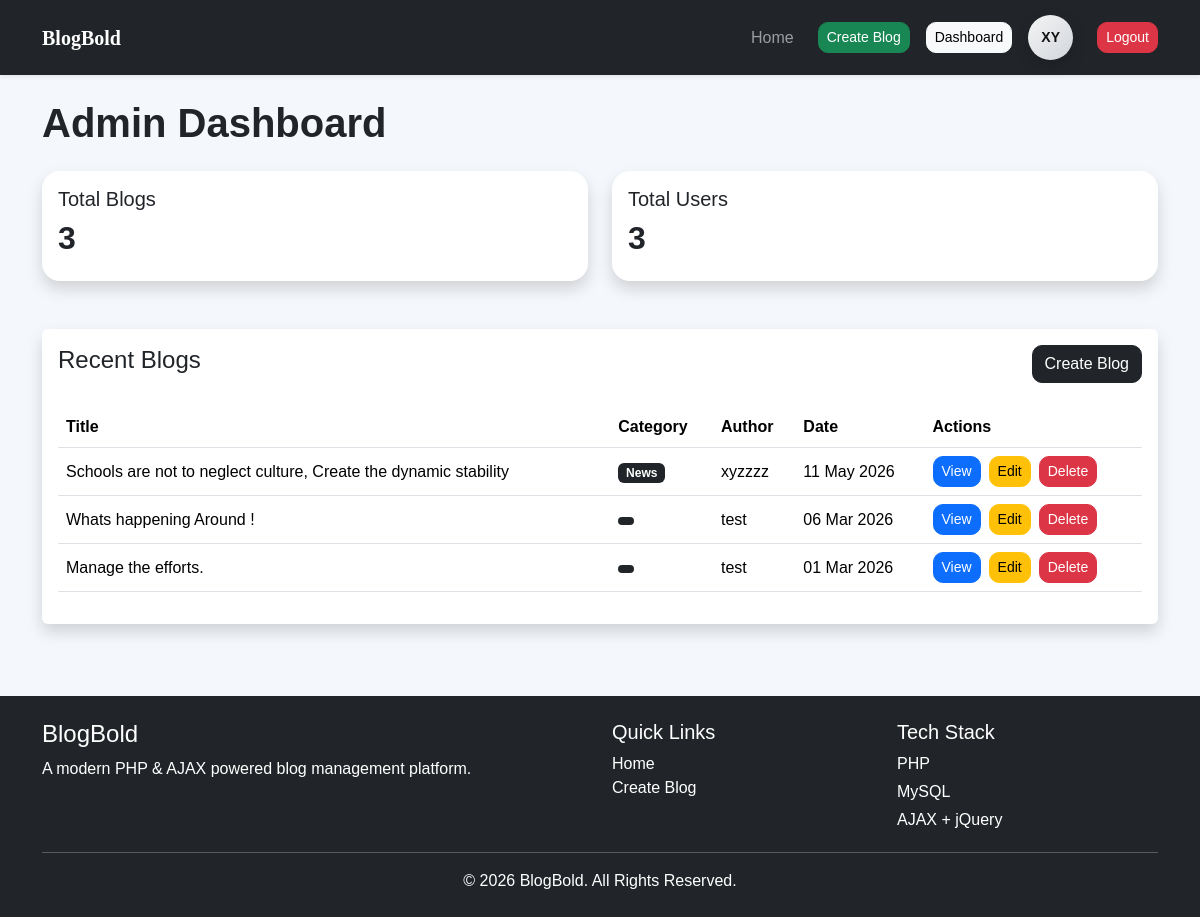
The page /admin/dashboard.php (signed in) on the database its author committed.
### tables this page shows
CREATE TABLE `posts` (
  `id` int(11) NOT NULL,
  `user_id` int(11) DEFAULT NULL,
  `title` varchar(255) DEFAULT NULL,
  `category` varchar(100) DEFAULT NULL,
  `image` varchar(255) DEFAULT NULL,
  `content` text DEFAULT NULL,
  `created_at` timestamp NOT NULL DEFAULT current_timestamp()
);

CREATE TABLE `users` (
  `id` int(11) NOT NULL,
  `name` varchar(100) DEFAULT NULL,
  `email` varchar(100) DEFAULT NULL,
  `password` varchar(255) DEFAULT NULL,
  `created_at` timestamp NOT NULL DEFAULT current_timestamp()
);

### admin/dashboard.php (the view, shortened to what this page needs)
<?php
require "../config/database.php";
include "../includes/header.php";
$totalPosts = $pdo->query("
SELECT COUNT(*) FROM posts
")->fetchColumn();
$totalUsers = $pdo->query("
SELECT COUNT(*) FROM users
")->fetchColumn();
$recentPosts = $pdo->query("
SELECT posts.*, users.name
FROM posts
JOIN users ON posts.user_id = users.id
ORDER BY posts.created_at DESC
LIMIT 5
")->fetchAll(PDO::FETCH_ASSOC);
?>
<h1 class="mb-4 page-title">
Admin Dashboard
</h1>
<div class="row g-4 mb-5">
<div class="col-md-6">
<div class="card shadow border-0 dashboard-card">
<div class="card-body">
<h5>Total Blogs</h5>
<h2 class="fw-bold">
<?= $totalPosts ?>
</h2>
</div>
</div>
</div>
<div class="col-md-6">
<div class="card shadow border-0 dashboard-card">
<div class="card-body">
<h5>Total Users</h5>
<h2 class="fw-bold">
<?= $totalUsers ?>
</h2>
</div>
</div>
</div>
</div>
<div class="card shadow border-0">
<div class="card-body">
<div class="d-flex justify-content-between align-items-center mb-4">
<h4>
Recent Blogs
</h4>
<a
href="../posts/create.php"
class="btn btn-dark">
Create Blog
</a>
</div>
<div class="table-responsive">
<table class="table align-middle">
<thead>
<tr>
<th>Title</th>
<th>Category</th>
<th>Author</th>
<th>Date</th>
<th>Actions</th>
</tr>
</thead>
<tbody>
<?php foreach($recentPosts as $post): ?>
<tr>
<td>
<?= htmlspecialchars($post['title']) ?>
</td>
<td>
<span class="badge bg-dark">
<?= htmlspecialchars($post['category']) ?>
</span>
</td>
<td>
<?= htmlspecialchars($post['name']) ?>
</td>
<td>
<?= date("d M Y", strtotime($post['created_at'])) ?>
</td>
<td>
<div class="d-flex gap-2">
<a
href="../blog.php?id=<?= $post['id'] ?>"
class="btn btn-sm btn-primary">
View
</a>
<a
href="../posts/edit.php?id=<?= $post['id'] ?>"
class="btn btn-sm btn-warning">
Edit
</a>
<button
class="btn btn-sm btn-danger delete-post"
data-id="<?= $post['id'] ?>">
Delete
</button>
</div>
</td>
</tr>
<?php endforeach; ?>
</tbody>
</table>
</div>
</div>
</div>
<?php include "../includes/footer.php"; ?>

### assets/css/style.css (style rules this page uses)
body { background:#f4f7fb; font-family: Arial, Helvetica, sans-serif; }
.btn { border-radius:10px; }
.page-title { font-weight:700; }
.dashboard-card { border-radius:18px; transition:0.3s; }

### rows shown on the page
posts: title "Schools are not to neglect culture, Create the dynamic stability", category "News", user.name "xyzzzz", created_at "11 May 2026"
posts: title "Whats happening Around !", user.name "test", created_at "06 Mar 2026"
posts: title "Manage the efforts.", user.name "test", created_at "01 Mar 2026"

### other values the page prints
substr($name,0,2) "XY"
$totalPosts "3"
$totalUsers "3"
